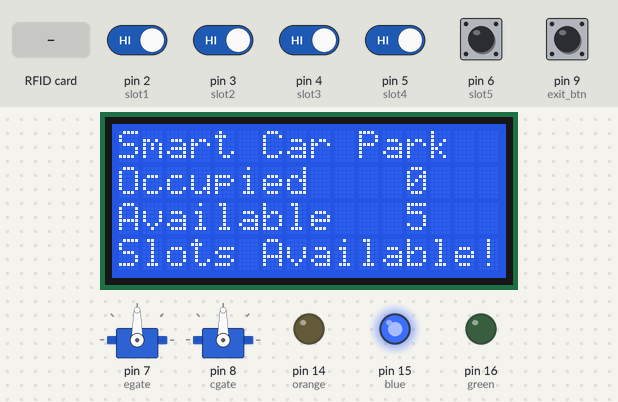
Recording of a sketch running on a simulated Arduino Mega 2560, built with avr-gcc and run on an emulated ATmega2560. On the bench: 16×4 character LCD, 2 × servo, output pins drawn as LEDs (lit = HIGH). The inputs (shaded band) are chosen by the test bench; at power-on: pin 2 (slot1), pin 3 (slot2), pin 4 (slot3), pin 5 (slot4), pin 6 (slot5) HIGH, pin 9 (exit_btn) LOW. Pins used as bus, display or sensor lines are not drawn; what the sketch prints to the serial monitor is not drawn.

Above: at 1.3 s.
1.4 s: RFID card 3D C5 0A C2 held to the reader
At 3.7 s:
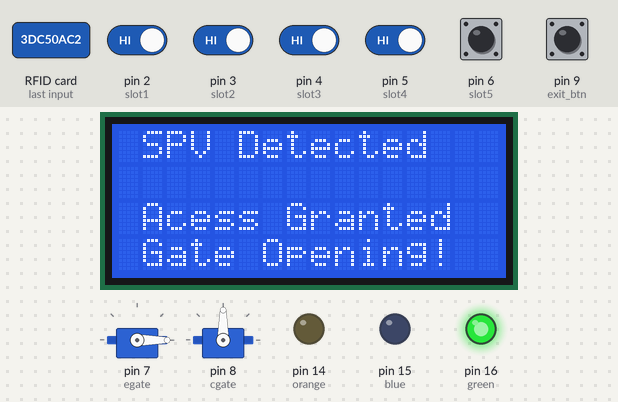
4.0 s: pin 2 (slot1) driven LOW
At 6.7 s:
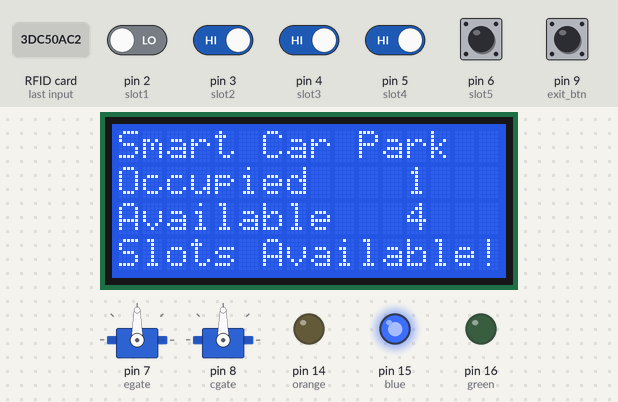
7.0 s: pin 9 (exit_btn) pulled HIGH for 0.15 s
At 8.1 s:
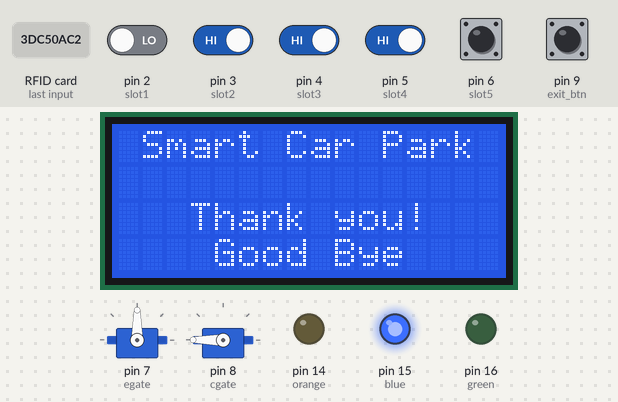
10.1 s: pin 3 (slot2) driven LOW
At 10.9 s:
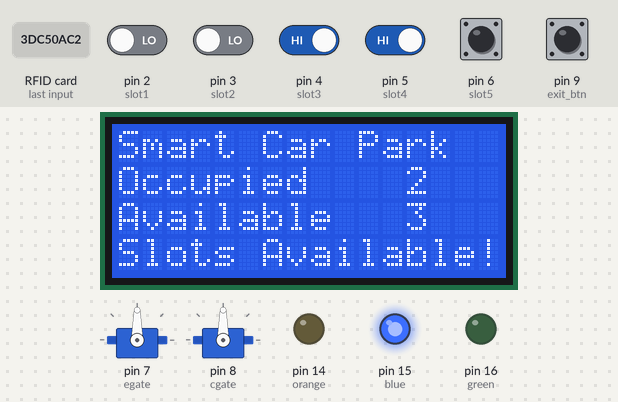
11.6 s: pin 4 (slot3) driven LOW
At 12.0 s:
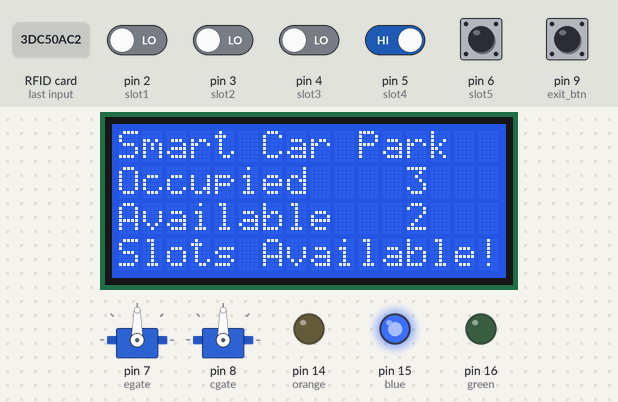
13.2 s: pin 5 (slot4) driven LOW
At 14.3 s:
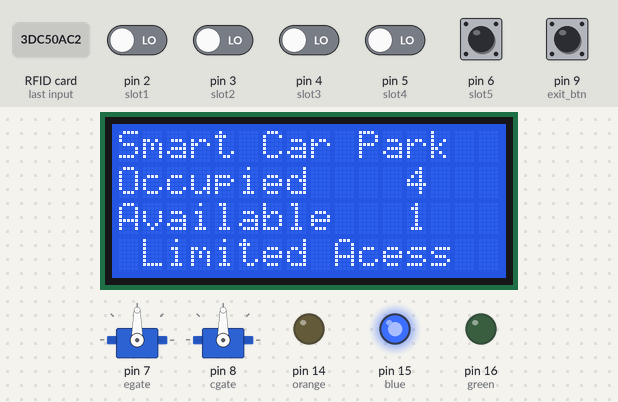
Timing chart, 0 to 15.8 s (numbered marks = the images above; inputs shaded):
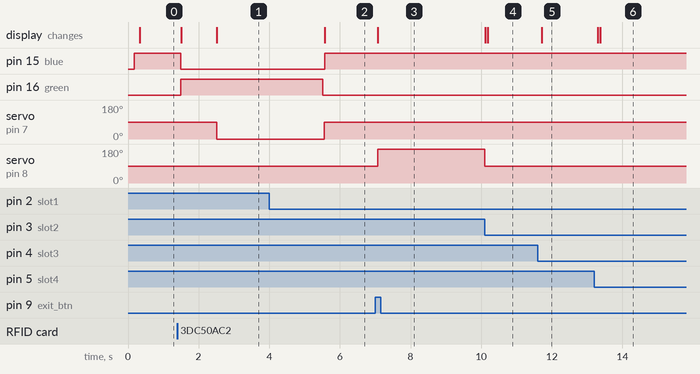

Measured:
- after the input at 1.4 s, pin 15 (blue): HIGH → LOW after 0.09 s; pin 16 (green): LOW → HIGH after 0.09 s; servo on pin 7 (egate): 90° → 0° after 1.1 s; the display: first changes after 0.10 s (image 1 shows a later state)
- after the input at 4.0 s, the display: changes after 1.6 s (image 2)
- after the input at 7.0 s, servo on pin 8 (cgate): 90° → 180° after 0.07 s, → 90° 3.0 s later; the display: changes after 0.07 s (image 3)
- after the input at 10.1 s, the display: first differs from a run without the input after 0.08 s (image 4)
- after the input at 11.6 s, the display: changes after 0.11 s (image 5)
- after the input at 13.2 s, the display: first changes after 0.10 s (image 6 shows a later state)

The sketch:

Car_Parking_SystemFinal.ino
```cpp
/*===================================================================

          /Sensor Intializing

  ===================================================================== */


#define slot1 2
#define slot2 3
#define slot3 4
#define slot4 5
#define slot5 6

/*===================================================================

          //LCD Display

  ===================================================================== */


#include <Wire.h>
#include <LiquidCrystal_I2C.h>

LiquidCrystal_I2C lcd(0x27, 16, 4);


/*===================================================================

          //Servo Gat

  ===================================================================== */


#include<Servo.h>

Servo Entgate;
Servo Closegate;

#define egate 7
#define cgate 8

/*===================================================================

          //RFID

  ===================================================================== */
#include <SPI.h>
#include <MFRC522.h>

#define SS_PIN 53
#define RST_PIN 48

MFRC522 mfrc522(SS_PIN, RST_PIN);
/*===================================================================

          //Lights and Switches
  ===================================================================== */
#define exit_btn 9
#define green 16
#define blue 15
#define orange 14


/*===================================================================

          //Global Variables

  ===================================================================== */
int car_count = 0;
bool s1state, s2state, s3state, s4state, s5state = 0;
bool s1read, s2read, s3read, s4read, s5read = 0;
int occupied, availbl = 0;
const int gateOtime = 3000;

int clr_flag, prevclr_flag = 0;

String check = "";

void setup() {
  // put your setup code here, to run once:
  Serial.begin(9600);
  SPI.begin();
  mfrc522.PCD_Init();

  lcd.init();
  lcd.init();
  lcd.backlight();
  lcd.clear();

  initSensors();

  Entgate.attach(egate);
  Closegate.attach(cgate);

  Entgate.write(90);
  Closegate.write(90);


}


void loop() {
  // put your main code here, to run repeatedly:
  digitalWrite(blue, HIGH);
  readRFID();
  gateopen();
  checkSlots();
  occupied = car_count;
  availbl = 5 - occupied;
  displaycount();

}


void initSensors() {
  pinMode(slot1, INPUT);
  pinMode(slot2, INPUT);
  pinMode(slot3, INPUT);
  pinMode(slot4, INPUT);
  pinMode(slot5, INPUT);

  pinMode(green, OUTPUT);
  pinMode(blue, OUTPUT);
  pinMode(orange, OUTPUT);

}

void checkSlots() {

  s1read = !digitalRead(slot1);
  s2read = !digitalRead(slot2);
  s3read = !digitalRead(slot3);
  s4read = !digitalRead(slot4);
  s5read = !digitalRead(slot5);

  if (s1read == 1) {
    if (s1state == 0) {
      car_count++;
      s1state = 1;
    }
  }

  if (s2read == 1) {
    if (s2state == 0) {
      car_count++;
      s2state = 1;
    }
  }

  if (s3read == 1) {
    if (s3state == 0) {
      car_count++;
      s3state = 1;
    }
  }

  if (s4read == 1) {
    if (s4state == 0) {
      car_count++;
      s4state = 1;
    }
  }

  if (s5read == 1) {
    if (s5state == 0) {
      car_count++;
      s5state = 1;
    }
  }


  if (s1read == 0) {
    if (s1state == 1) {
      car_count--;
      s1state = 0;
    }
  }

  if (s2read == 0) {
    if (s2state == 1) {
      car_count--;
      s2state = 0;
    }
  }

  if (s3read == 0) {
    if (s3state == 1) {
      car_count--;
      s3state = 0;
    }
  }

  if (s4read == 0) {
    if (s4state == 1) {
      car_count--;
      s4state = 0;
    }
  }

  if (s5read == 0) {
    if (s5state == 1) {
      car_count--;
      s5state = 0;
    }
  }
}

void displaycount() {
  lcd.setCursor(0, 0);
  lcd.print("Smart Car Park");


  if (occupied == 5) {
    clr_flag = 1;
    lcd.setCursor(0, 1);
    lcd.print("Occupied");
    lcd.setCursor(12, 1);
    lcd.print(occupied);
    lcd.setCursor(-4, 2);
    lcd.print("Available");
    lcd.setCursor(8, 2);
    lcd.print(availbl);
    lcd.setCursor(-3, 3);
    lcd.print("Car Park Full");

  } else if (occupied == 4) {
    clr_flag = 2;
    lcd.setCursor(0, 1);
    lcd.print("Occupied");
    lcd.setCursor(12, 1);
    lcd.print(occupied);
    lcd.setCursor(-4, 2);
    lcd.print("Available");
    lcd.setCursor(8, 2);
    lcd.print(availbl);
    lcd.setCursor(-3, 3);
    lcd.print("Limited Acess");
  } else {
    clr_flag = 3;
    lcd.setCursor(0, 1);
    lcd.print("Occupied");
    lcd.setCursor(12, 1);
    lcd.print(occupied);
    lcd.setCursor(-4, 2);
    lcd.print("Available");
    lcd.setCursor(8, 2);
    lcd.print(availbl);
    lcd.setCursor(-4, 3);
    lcd.print("Slots Available!");
  }
  if (clr_flag != prevclr_flag) {
    lcd.clear();
  }
  prevclr_flag = clr_flag;

}

void readRFID() {
  if ( ! mfrc522.PICC_IsNewCardPresent()) {
    return;
  }

  if ( ! mfrc522.PICC_ReadCardSerial()) {
    return;
  }

  Serial.print("UID tag :");
  String content = "";
  byte letter;
  for (byte i = 0; i < mfrc522.uid.size; i++)
  {
    Serial.print(mfrc522.uid.uidByte[i] < 0x10 ? " 0" : " ");
    Serial.print(mfrc522.uid.uidByte[i], HEX);
    content.concat(String(mfrc522.uid.uidByte[i] < 0x10 ? " 0" : " "));
    content.concat(String(mfrc522.uid.uidByte[i], HEX));
  }
  Serial.println();
  content.toUpperCase();
  check = content;
}

void gateopen() {
  if (check.substring(1) == "3D C5 0A C2" || check.substring(1) == "DA 84 C5 DB" || check.substring(1) == "85 37 5F 7B" || check.substring(1) == "FE 18 C6 DB" || check.substring(1) == "67 98 62 8B") {
    lcd.clear();
    lcd.setCursor(1, 0);
    lcd.print("SPV Detected");
    digitalWrite(blue, LOW);
    if (occupied < 5) {

      digitalWrite(green, HIGH);
      lcd.setCursor(-3, 2);
      lcd.print("Acess Granted");
      delay(1000);

      lcd.setCursor(-3, 3);
      lcd.print("Gate Opening!");

      Entgate.write(0);
      delay(gateOtime);
      Entgate.write(90);
      digitalWrite(green, LOW);

    } else {

      lcd.setCursor(-3, 2);
      lcd.print("Access Denied");
      for (int i = 0; i < 5; i++) {
        digitalWrite(orange, HIGH);
        delay(200);
        digitalWrite(orange, LOW);
        delay(200);
      }
    }
    lcd.clear();
  }

  if (check.substring(1) == "50 84 58 14" || check.substring(1) == "B9 CF 8C 01" || check.substring(1) == "29 A0 85 01" || check.substring(1) == "59 FD 88 01" || check.substring(1) == "19 99 86 01") {
    lcd.clear();
    lcd.setCursor(1, 0);
    lcd.print("HPV Detected");
    digitalWrite(blue, LOW);
    if (occupied < 4) {

      digitalWrite(green, HIGH);
      lcd.setCursor(-3, 2);
      lcd.print("Acess Granted");
      delay(1000);

      lcd.setCursor(-3, 3);
      lcd.print("Gate Opening!");

      Entgate.write(0);
      delay(gateOtime);
      Entgate.write(90);
      digitalWrite(green, LOW);

    } else {

      lcd.setCursor(-3, 2);
      lcd.print("Access Denied");
      for (int i = 0; i < 5; i++) {
        digitalWrite(orange, HIGH);
        delay(200);
        digitalWrite(orange, LOW);
        delay(200);
      }
    }
    lcd.clear();
  }

  if (digitalRead(exit_btn)  == 1) {
    lcd.clear();
    lcd.setCursor(1, 0);
    lcd.print("Smart Car Park");
    lcd.setCursor(-1, 2);
    lcd.print("Thank you!");
    lcd.setCursor(0, 3);
    lcd.print("Good Bye");

    Closegate.write(180);
    delay(gateOtime);
    Closegate.write(90);
    lcd.clear();
  }

  check = "";


}
```
